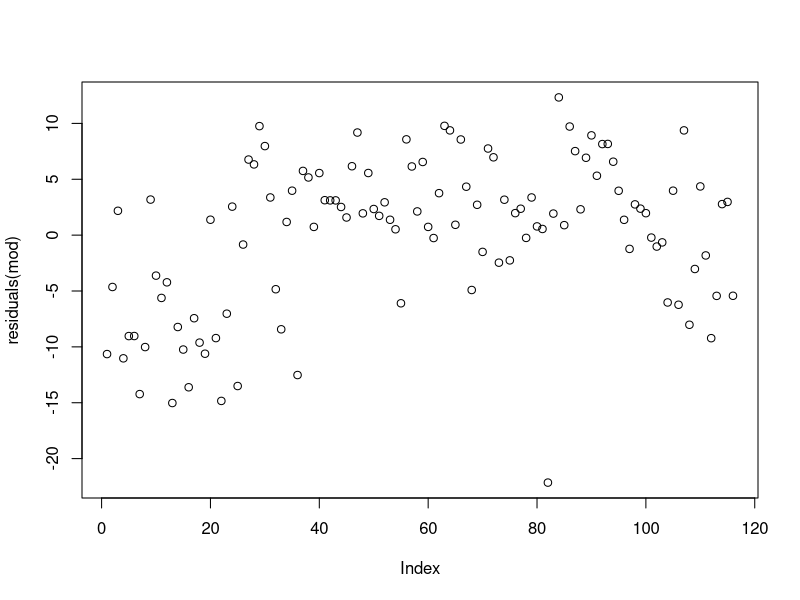
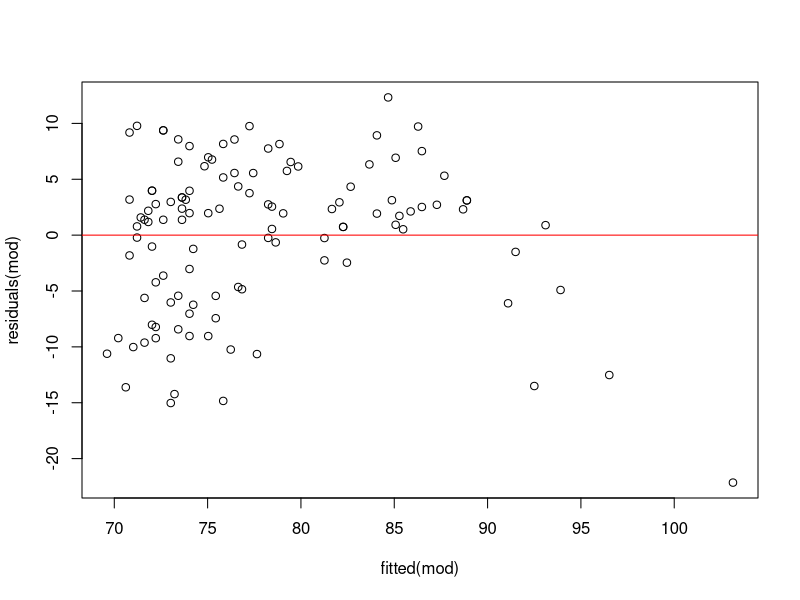
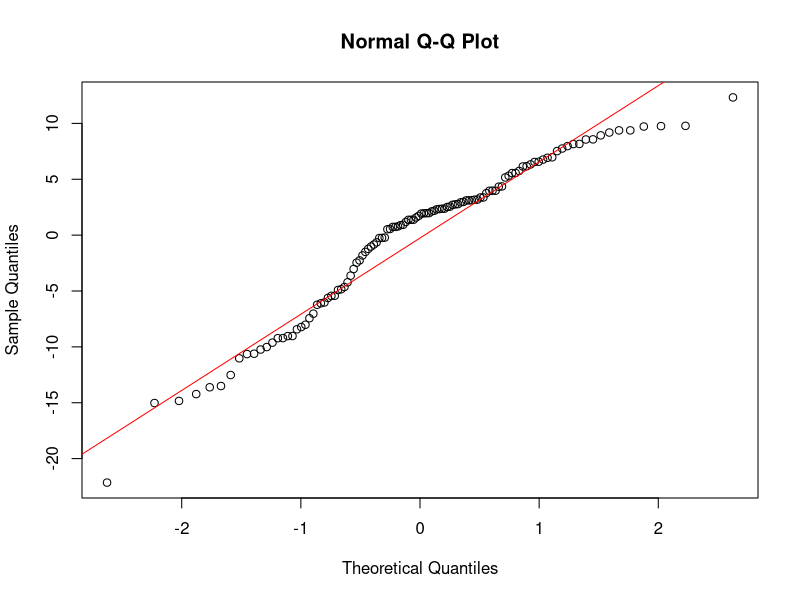

Source code (R) for these figures, in order:
## EXERCISE 4
data("airquality")
mod=lm(Temp~Ozone, data=airquality)
summary(mod)
res=residuals(mod)
RSS=sum(res^2)
k = 2
n = length(res)

newdata=subset(airquality, Ozone!="NA")
newdata
#!= means 'not equal to'
SSY=deviance(lm(Temp~1, data=newdata))
SSY1 = var(newdata$Temp)*115
SSY
SSY1
adjr2= 1- (RSS/(n-k))/(SSY1/(n-1))
adjr2 ## = 0.4832134
summary(mod) #Adjusted R2 = 0.4832

## EXERCISE 5  need residual independeny, homosced, normality
plot(residuals(mod))
install.packages("lmtest")
library(lmtest)
dwtest(mod, alternative=c("two.sided"))
#Since d<2, there is evidence of positive serial correlation.
#Since p<0.05, we reject the null hypothesis that there is no correlation among residuals 
# We should manipulate the data before doing the linear regression
plot(residuals(mod)~fitted(mod))
abline(lm(residuals(mod)~fitted(mod)), col="red")
bptest(mod)
#Sice p<0.05, we reject the null hypothesis that the variance of residuals is constant
# This means that heteroscedasticity is present and we should transform the data before doing a linear regression
qqnorm(residuals(mod))
qqline(residuals(mod), col="red")
shapiro.test(residuals(mod))
#Since p<0.05, we reject the null hypothesis that our samples came from a normal distribution